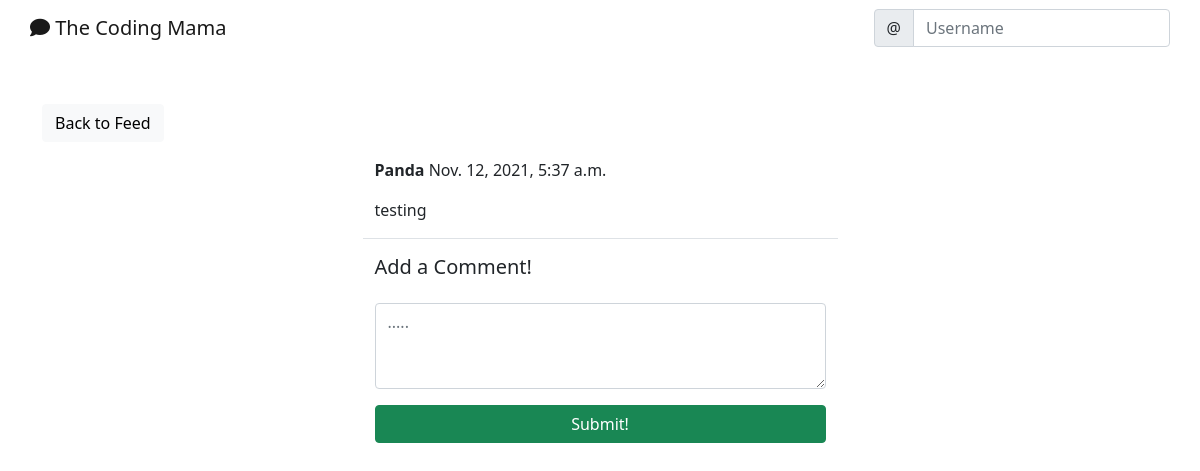
The app's page /posts/6/, older data.
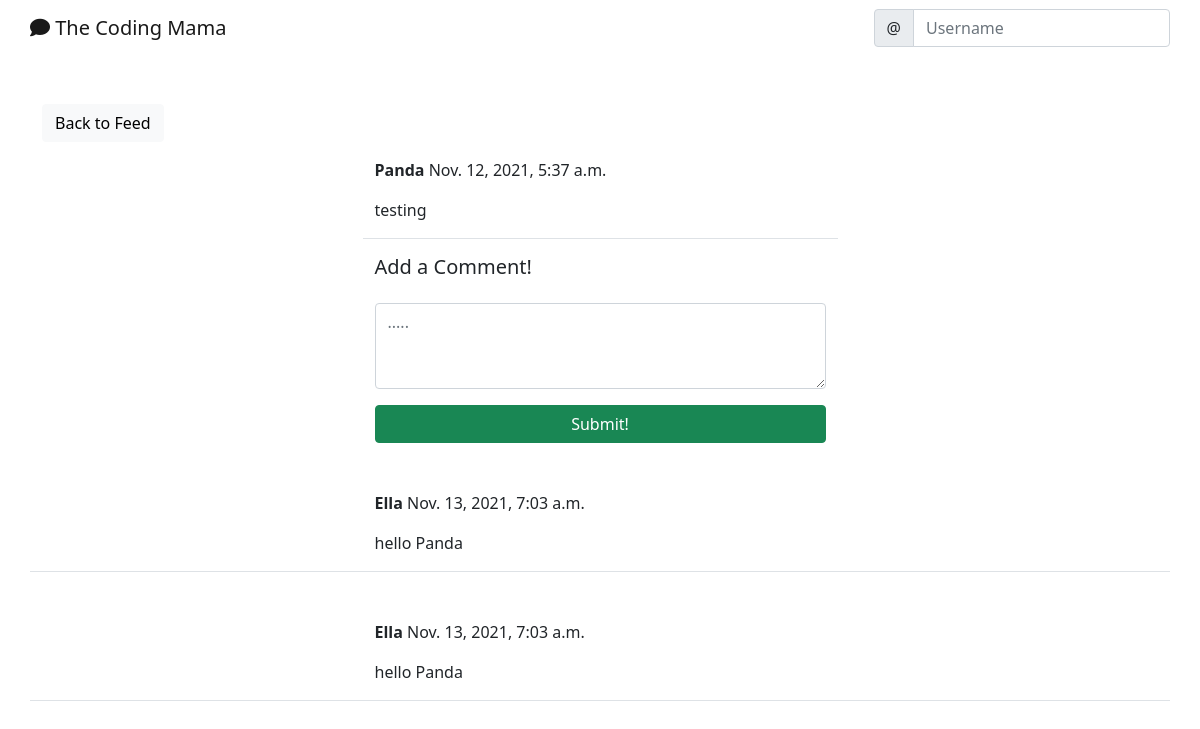
The same page, newer data.
### main_app/models.py (models this page shows)
class Comment(models.Model):
    comment = models.TextField()
    created_at = models.DateTimeField(auto_now_add=True)
    post = models.ForeignKey('Post', on_delete=models.CASCADE)
    mama = models.ForeignKey(User, on_delete=models.CASCADE)

### main_app/views.py (the view, shortened to what this page needs)
# urls.py: path('posts/<int:pk>/', views.PostDetail.as_view(), name="post_detail"),
class PostDetail(TemplateView):
    def get(self, request, pk, *args, **kwargs):
        post = Post.objects.get(pk=pk)
        form = CommentForm()
        comments = Comment.objects.filter(post=post).order_by('-created_at')
        context = {
             'post': post,
             'form': form,
             'comments': comments,
        }
        return render(request, 'post_detail.html', context)

### main_app/forms.py
class CommentForm(forms.ModelForm):
    comment = forms.CharField(
        label='',
        widget=forms.Textarea(
            attrs={'rows': '3',
                   'placeholder': '.....'}
        ))
    class Meta:
        model = Comment
        fields = ['comment']

### main_app/templates/post_detail.html (shortened to what this page needs)
{% extends 'base.html' %}
{% load crispy_forms_tags %}
{% block content %}
<div class="container">
    <div class="row mt-5">
        <div class="col-md-3 col-sm-6">
            <a href="{% url 'post_list' %}" class="btn btn-light">Back to Feed</a>
        </div>
    </div>
    <div class="row justify-content-center mt-3">
        <div class="col-md-5 col-sm-12 border-bottom">
            <p>
                <strong>{{ post.mama }}</strong> {{ post.created_at }}
            </p>
            <p>{{ post.body }}</p>
        </div>
    </div>
    <div class="row justify-content-center mt-3">
        <div class="col-md-5 col-sm-12">
            <h5>Add a Comment!</h5>
        </div>
    </div>
    <div class="row justify-content-center mt-3 mb-5">
        <div class="col-md-5 col-sm-12">
            <form method="POST">
                {{ form | crispy }}
                <div class="d-grid gap-2">
                    <button class="btn btn-success mt-3">Submit!</button>
                </div>
            </form>
        </div>
    </div>
    {% for comment in comments %}
    <div class="row justify-content-center mt-3 mb-5 border-bottom">
        <div class="col-md-5 col-sm-12">
            <p>
                <strong>{{ comment.mama }}</strong> {{ comment.created_at }}
            </p>
            <p>{{ comment.comment }}</p>
        </div>
    </div>
    {% endfor %}
</div>
{% endblock content %}

Row changes from the older to the newer data that the page shows:
added Comment: mama "Ella", created_at "Nov. 13, 2021, 7:03 a.m.", comment "hello Panda"
added Comment: mama "Ella", created_at "Nov. 13, 2021, 7:03 a.m.", comment "hello Panda"
